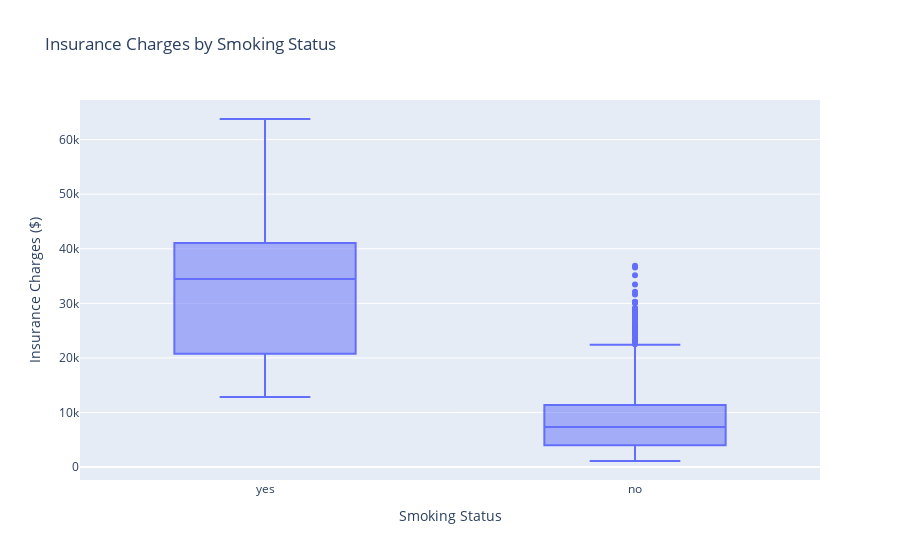

The code cell stored with this chart in its notebook:
### Markdown cell above
### Smoking Impact Analysis

Smoking is often a major factor in insurance charges. Let's analyze this relationship.

### Code cell
# Box plot: Charges by Smoking Status
fig = px.box(df, x='smoker', y='charges', 
             title='Insurance Charges by Smoking Status',
             labels={'smoker': 'Smoking Status', 'charges': 'Insurance Charges ($)'})
fig.show()

# Calculate statistics
smoker_stats = df.groupby('smoker')['charges'].agg(['mean', 'median', 'count']).round(2)
print("\nCharges by Smoking Status:")
print(smoker_stats)

### Figure 1 — Plotly figure (JSON) as saved in the notebook; plotly's stock layout.template omitted (floating-point values rounded to 4 significant figures; data arrays with more than 128 entries replaced by an {"elided": "..."} marker saying what was removed)
{"data": [{"alignmentgroup": "True", "hovertemplate": "Smoking Status=%{x}<br>Insurance Charges ($)=%{y}<extra></extra>", "legendgroup": "", "marker": {"color": "#636efa"}, "name": "", "notched": false, "offsetgroup": "", "orientation": "v", "showlegend": false, "type": "box", "x": {"elided": "1338 str values"}, "x0": " ", "xaxis": "x", "y": {"elided": "1338 float values"}, "y0": " ", "yaxis": "y"}], "layout": {"boxmode": "group", "legend": {"tracegroupgap": 0}, "title": {"text": "Insurance Charges by Smoking Status"}, "xaxis": {"anchor": "y", "domain": [0, 1], "title": {"text": "Smoking Status"}}, "yaxis": {"anchor": "x", "domain": [0, 1], "title": {"text": "Insurance Charges ($)"}}}}
